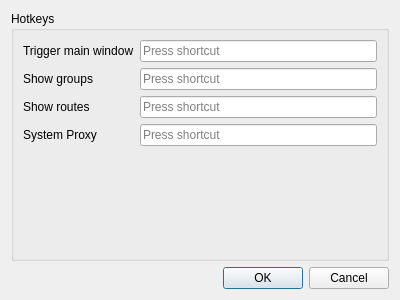
<?xml version="1.0" encoding="UTF-8"?>
<ui version="4.0">
 <class>DialogHotkey</class>
 <widget class="QDialog" name="DialogHotkey">
  <property name="geometry">
   <rect>
    <x>0</x>
    <y>0</y>
    <width>400</width>
    <height>300</height>
   </rect>
  </property>
  <property name="windowTitle">
   <string>Hotkey</string>
  </property>
  <layout class="QVBoxLayout" name="verticalLayout">
   <item>
    <widget class="QGroupBox" name="hotkeys_box">
     <property name="title">
      <string>Hotkeys</string>
     </property>
     <layout class="QGridLayout" name="gridLayout">
      <item row="0" column="0">
       <widget class="QLabel" name="label">
        <property name="text">
         <string>Trigger main window</string>
        </property>
       </widget>
      </item>
      <item row="0" column="1">
       <widget class="QtExtKeySequenceEdit" name="show_mainwindow"/>
      </item>
      <item row="1" column="0">
       <widget class="QLabel" name="label_3">
        <property name="text">
         <string>Show groups</string>
        </property>
       </widget>
      </item>
      <item row="1" column="1">
       <widget class="QtExtKeySequenceEdit" name="show_groups"/>
      </item>
      <item row="2" column="0">
       <widget class="QLabel" name="label_4">
        <property name="text">
         <string>Show routes</string>
        </property>
       </widget>
      </item>
      <item row="2" column="1">
       <widget class="QtExtKeySequenceEdit" name="show_routes"/>
      </item>
      <item row="3" column="0">
       <widget class="QLabel" name="label_2">
        <property name="text">
         <string>System Proxy</string>
        </property>
       </widget>
      </item>
      <item row="3" column="1">
       <widget class="QtExtKeySequenceEdit" name="system_proxy"/>
      </item>
      <item row="4" column="0" colspan="2">
       <widget class="QLabel" name="hotkey_capability_note">
        <property name="visible">
         <bool>false</bool>
        </property>
        <property name="wordWrap">
         <bool>true</bool>
        </property>
       </widget>
      </item>
      <item row="5" column="0" colspan="2">
       <widget class="QLabel" name="hotkey_conflict_note">
        <property name="visible">
         <bool>false</bool>
        </property>
        <property name="wordWrap">
         <bool>true</bool>
        </property>
       </widget>
      </item>
     </layout>
    </widget>
   </item>
   <item>
    <widget class="QDialogButtonBox" name="buttonBox">
     <property name="focusPolicy">
      <enum>Qt::StrongFocus</enum>
     </property>
     <property name="standardButtons">
      <set>QDialogButtonBox::Cancel|QDialogButtonBox::Ok</set>
     </property>
    </widget>
   </item>
  </layout>
 </widget>
 <customwidgets>
  <customwidget>
   <class>QtExtKeySequenceEdit</class>
   <extends>QKeySequenceEdit</extends>
   <header>3rdparty/QtExtKeySequenceEdit.h</header>
  </customwidget>
 </customwidgets>
 <tabstops>
  <tabstop>show_mainwindow</tabstop>
  <tabstop>show_groups</tabstop>
  <tabstop>show_routes</tabstop>
  <tabstop>system_proxy</tabstop>
  <tabstop>buttonBox</tabstop>
 </tabstops>
 <resources/>
 <connections>
  <connection>
   <sender>buttonBox</sender>
   <signal>accepted()</signal>
   <receiver>DialogHotkey</receiver>
   <slot>accept()</slot>
   <hints>
    <hint type="sourcelabel">
     <x>258</x>
     <y>255</y>
    </hint>
    <hint type="destinationlabel">
     <x>199</x>
     <y>149</y>
    </hint>
   </hints>
  </connection>
  <connection>
   <sender>buttonBox</sender>
   <signal>rejected()</signal>
   <receiver>DialogHotkey</receiver>
   <slot>reject()</slot>
   <hints>
    <hint type="sourcelabel">
     <x>258</x>
     <y>255</y>
    </hint>
    <hint type="destinationlabel">
     <x>199</x>
     <y>149</y>
    </hint>
   </hints>
  </connection>
 </connections>
</ui>
